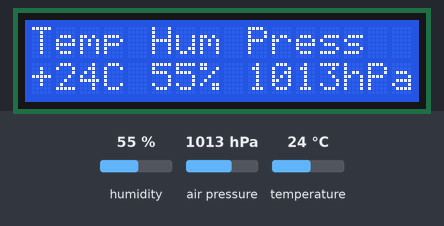
This sketch was run on a simulated ESP8266 (NodeMCU). Shown: 16×2 character LCD. The inputs (shaded band) are chosen by the test bench; at power-on: humidity 55 %, air pressure 1013 hPa, temperature 24 °C. WiFi joins after 1.5 s; servers stay silent unless stated.

Above: at 3.0 s.
3.1 s: humidity set to 22 %
At 9.1 s:
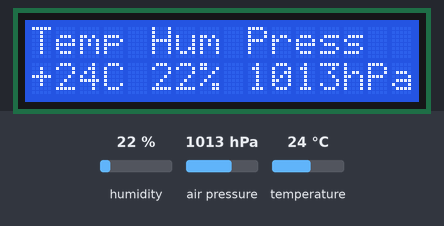
9.8 s: air pressure set to 952 hPa
At 15.2 s:
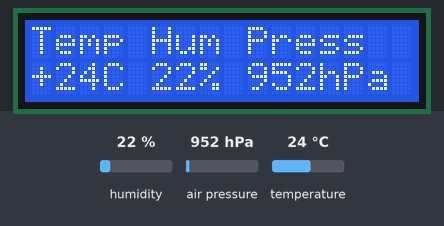
16.5 s: temperature set to 12 °C
At 21.3 s:
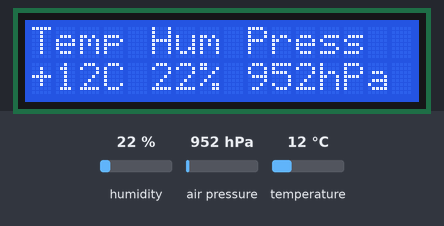
23.2 s: humidity set to 40 %
At 26.2 s:
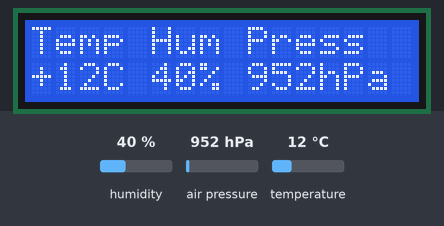
Timing chart, 0 to 27.7 s (numbered marks = the images above; inputs shaded):
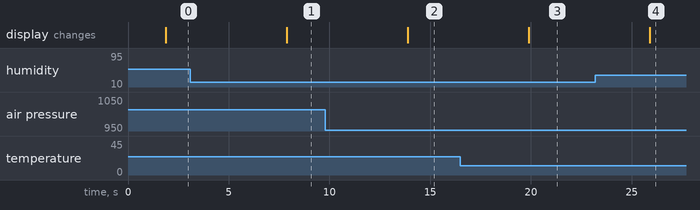

The sketch:

Weatherstation_final.ino
```cpp
/*
   With this program your can build your own weatherstation, which can
   monitor the temperature, the humidity and the airpressure and sends it
   to a 16x2 LCD display and to Blynk App via Wifi so you can check it on your
   smartphone.

   You need:
   - NodeMCU v1.0
   - 16x2 LCD display
   - BME280 sensor
   - smartphone with Blynk App


        %%%%%Wiring%%%%%

   LCD RS pin to D8 of NodeMCU
   LCD Enable pin to D7 of NodeMCU
   LCD D4 pin to D5 of NodeMCU
   LCD D5 pin to D4 of NodeMCU
   LCD D6 pin to D3 of NodeMCU
   LCD D7 pin to D0 of NodeMCU
   LCD R/W pin to ground of NodeMCU
   LCD VSS pin to ground of NodeMCU
   LCD VDD pin to 3.3V of NodeMCU
   LCD VO pin to ground of NodeMCU
   LCD A pin to D6 of NodeMCU
   LCD K pin to ground of NodeMCU

   BME280 SCL pin to D1 of NodeMCU
   BME280 SDA pin to D2 of NodeMCU
*/

#include <ESP8266WiFi.h>
#include <BlynkSimpleEsp8266.h>
#include <LiquidCrystal.h>
#include <Adafruit_Sensor.h>
#include <Adafruit_BME280.h>

#define BLYNK_PRINT Serial
#define SEALEVELPRESSURE_HPA (1013.25) // airpressure at Sealevel for your Location

char auth[] = ""; // Your Blynk Authentification Token
char ssid[] = "";  // Your Wifi Name
char pass[] = ""; // Your Wifi Password

const int rs = D8, en = D7, d4 = D5, d5 = D4, d6 = D3, d7 = D0;
unsigned long delayTime = 6000; // delay im ms for sending Data to Display and Blynk App
int Temp1;
float Temp2;
int Hum1;
float Hum2;
int Press1;
float Press2;


LiquidCrystal lcd(rs, en, d4, d5, d6, d7);
Adafruit_BME280 bme;
BlynkTimer timer;

void setup()
{
  Blynk.begin(auth, ssid, pass);  // start Blynk
  lcd.begin(16, 2); // start LCD
  digitalWrite(D6, HIGH); // turn LCD backlight on
  bool status;
  status = bme.begin();
  if (!status)  // check if sensor ist connected
  {
    lcd.setCursor(0, 0);
    lcd.print("No Sensor found");
    while (true) {};
  }
  lcd.setCursor(0, 0);
  lcd.print("Temp");

  lcd.setCursor(5, 0);
  lcd.print("Hum");

  lcd.setCursor(9, 0);
  lcd.print("Press");

  timer.setInterval(1000L, myTimerEvent); // online Time in ms
}

void loop()
{
  Blynk.run();  // start Blynk
  timer.run();  // start Timer
  printValues();  // function for printing values on display and Blynk App
  delay(delayTime);
  if (millis() >= 86400000)
  {
    ESP.restart();  // restart device every 24h
  }
}

void printValues()
{
  Temp2 = bme.readTemperature();  // read temperature from sensor
  Temp1 = Temp2;
  lcd.setCursor(0, 1);
  lcd.print("     ");
  lcd.setCursor(0, 1);
  if (Temp1 >= 0)
  {
    lcd.print("+");
  }
  lcd.print(Temp1); // print temperature to LCD
  lcd.print("C");
  Blynk.virtualWrite(V1, Temp2);  // print temperature to virtual-pin 1 on Blynk App

  Hum2 = bme.readHumidity();  // read humidity from sensor
  if (Hum2 >= 100)  // I had problems with humidity spikes over 100%, lol
  {
    Hum2 = 99.99;
  }
  Hum1 = Hum2;
  lcd.setCursor(5, 1);
  lcd.print("    ");
  lcd.setCursor(5, 1);
  lcd.print(Hum1);  // print humidity to LCD
  lcd.print("%");
  Blynk.virtualWrite(V2, Hum2); // print humidity to virtual-pin 2 on Blynk App

  Press2 = bme.readPressure() / 100.0F; // read airpressure from sensor
  Press1 = Press2;
  lcd.setCursor(9, 1);
  lcd.print("       ");
  lcd.setCursor(9, 1);
  lcd.print(Press1);  // print airpressure to LCD
  lcd.print("hPa");
  Blynk.virtualWrite(V3, Press2); // print airpressure to virtual-pin 3 on Blynk App
}

void myTimerEvent()
{
  Blynk.virtualWrite(V5, millis() / 60000); // send the online-time to virtual-pin 5 on Blynk App (in minutes)
}
```

Measured:
- after the input at 3.1 s, the display: changes after 4.8 s (image 1)
- after the input at 9.8 s, the display: changes after 4.1 s (image 2)
- after the input at 16.5 s, the display: changes after 3.4 s (image 3)
- after the input at 23.2 s, the display: changes after 2.7 s (image 4)
